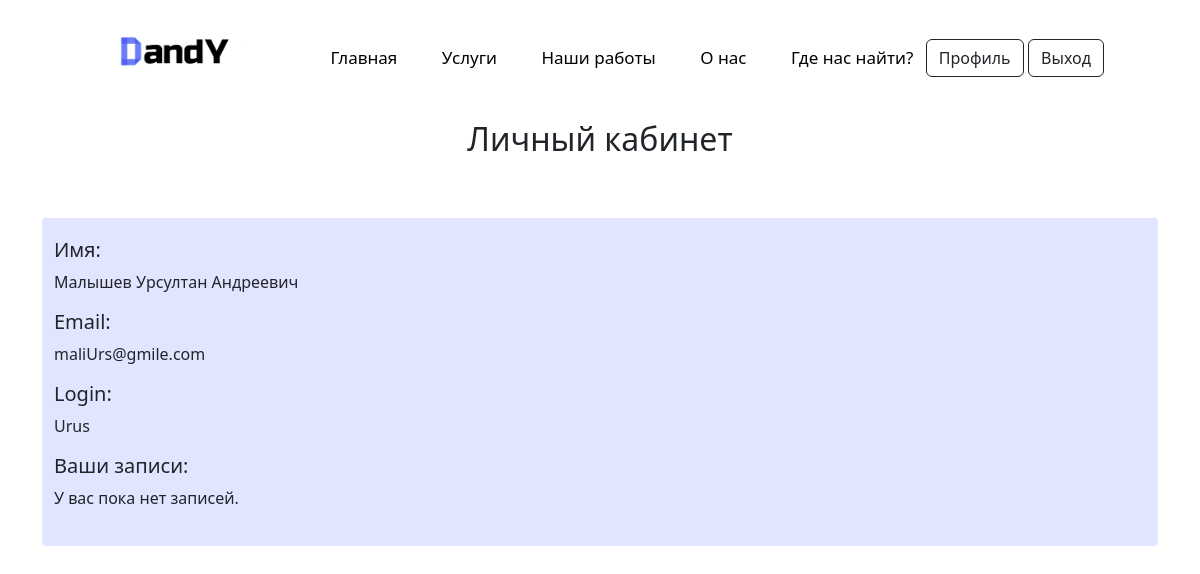
Screenshot of /prof.php (signed in) with the database file from the repository.
### tables this page shows
CREATE TABLE `users` (
  `UserID` int NOT NULL,
  `Username` varchar(255) NOT NULL,
  `Login` varchar(255) NOT NULL,
  `Email` varchar(255) NOT NULL,
  `Password` varchar(255) NOT NULL
);

### prof.php (the view, shortened to what this page needs)
<?php
require_once('db.php');
$user_id = $_SESSION['user_id'];
$userStmt = $conn->prepare("SELECT Username, Login, Email FROM users WHERE UserID = ?");
$userStmt->bind_param('i', $user_id);
$userStmt->execute();
$userResult = $userStmt->get_result();
$user = $userResult->fetch_assoc();
$appointmentsStmt = $conn->prepare("SELECT id_appointment, appointment_date, appointment_time FROM appointments WHERE user_id = ?");
$appointmentsStmt->bind_param('i', $user_id);
$appointmentsStmt->execute();
$appointmentsResult = $appointmentsStmt->get_result();
$appointments = $appointmentsResult->fetch_all(MYSQLI_ASSOC);
require_once('header.php');
?>
<body>
    <div class="container">
        <h2 class="kub">Личный кабинет</h2>
        <div class="container prof">
        <div class="form_prof">
            <h5>Имя:</h5> <p><?php echo htmlspecialchars($user['Username']); ?></p>
            <h5>Email:</h5> <p><?php echo htmlspecialchars($user['Email']); ?></p>
            <h5>Login:</h5><p><?php echo htmlspecialchars($user['Login']); ?></p>
        </div>
        <h5>Ваши записи:</h5>
        <?php if (count($appointments) > 0): ?>
            <div class="records-list">
                <?php foreach ($appointments as $appointment): ?>
                    <div class="record-container">
                        <div class="record-info">
                            <?php echo htmlspecialchars($appointment['appointment_date']) . ' в ' . htmlspecialchars($appointment['appointment_time']); ?>
                        </div>
                        <form method="post" action="prof.php" onsubmit="return confirm('Вы уверены, что хотите отменить запись?');">
                            <input type="hidden" name="appointment_id" value="<?php echo $appointment['id_appointment']; ?>">
                            <input type="submit" name="cancel_appointment" value="Отменить запись" class="btn btn-outline-dark">
                        </form>
                    </div>
                <?php endforeach; ?>
            </div>
        <?php else: ?>
            <p>У вас пока нет записей.</p>
        <?php endif; ?>
    </div>
</body>

### css/style.css (style rules this page uses)
* { margin: 0; padding: 0; box-sizing: border-box; scroll-behavior: smooth; }
.prof { background-color: #e2e5ff; border-radius: 4px; margin-top: 20px; padding-top: 20px; padding-bottom: 20px; margin-bottom: 222px; }
.form_prof { background-color: #e2e5ff; }
.kub { display: flex; justify-content: center; margin-top: 120px; padding-bottom: 40px; }

### rows the page displays
users: Username "Малышев Урсултан Андреевич", Email "maliUrs@gmile.com", Login "Urus"
